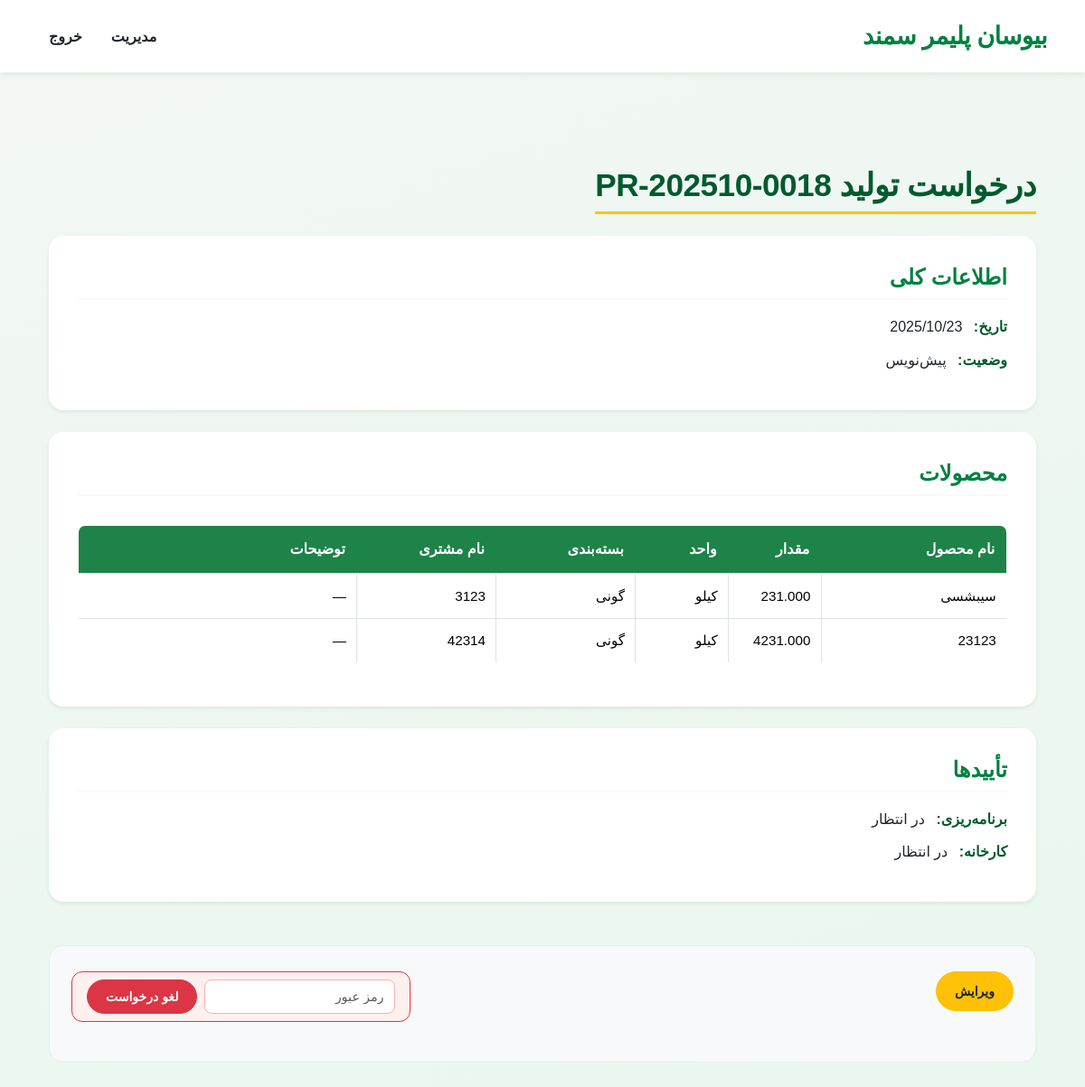
The page /planning/production/18/ (signed in) on the database its author committed.
### planning/models.py (models this page shows, shortened)
class ProductionRequest(models.Model):
    created_by = models.ForeignKey(User, on_delete=models.PROTECT, related_name="prodreq_created")
    created_at = models.DateTimeField(auto_now_add=True)
    status = models.CharField(max_length=32, choices=ProductionStatus.choices, default=ProductionStatus.DRAFT)
    request_date = models.DateField(auto_now_add=True)
    request_number = models.CharField(max_length=20, unique=True, editable=False)
    planning_signed_by = models.ForeignKey(User, null=True, blank=True, on_delete=models.SET_NULL, related_name="prodreq_planning_signed")
    planning_signed_at = models.DateTimeField(null=True, blank=True)
    factory_signed_by  = models.ForeignKey(User, null=True, blank=True, on_delete=models.SET_NULL, related_name="prodreq_factory_signed")
    factory_signed_at  = models.DateTimeField(null=True, blank=True)
    canceled_by = models.ForeignKey(User, null=True, blank=True, on_delete=models.SET_NULL, related_name="prodreq_canceled")
    canceled_at = models.DateTimeField(null=True, blank=True)
    cancel_reason = models.TextField(blank=True)
    class Meta:
        ordering = ["-created_at"]
    def can_edit_by(self, user):
        if self.status in [ProductionStatus.FACTORY_SIGNED, ProductionStatus.CANCELED]:
            return False
        if not getattr(user, "is_authenticated", False) or not hasattr(user, "profile"):
            return False
        role = user.profile.user_type
        if role in ["management", "factory_manager", "factory_planner"]:
            return True
        return False
    def can_sign_planning(self, user):
        return hasattr(user, "profile") and user.profile.user_type in ["factory_planner", "management"] and self.status == ProductionStatus.DRAFT
    def can_sign_factory(self, user):
        return hasattr(user, "profile") and user.profile.user_type in ["factory_manager", "management"] and self.status == ProductionStatus.PLANNING_SIGNED
    def can_cancel(self, user):
        if self.status in [ProductionStatus.FACTORY_SIGNED, ProductionStatus.CANCELED]:
            return False
        if not getattr(user, "is_authenticated", False) or not hasattr(user, "profile"):
            return False
        role = user.profile.user_type
        if role in ["management", "factory_manager", "factory_planner"]:
            return True
        return False

class ProductionItem(models.Model):
    request = models.ForeignKey(ProductionRequest, on_delete=models.CASCADE, related_name="items")
    product_name = models.CharField(max_length=200, verbose_name="نام محصول", blank=True)
    packaging_type = models.ForeignKey(
        PackagingType,
        on_delete=models.PROTECT,
        verbose_name="نوع بسته‌بندی"
    )
    quantity = models.DecimalField(max_digits=12, decimal_places=3, default=Decimal("1.000"), verbose_name="مقدار", null=True, blank=True)
    unit = models.ForeignKey(
        Unit,
        on_delete=models.PROTECT,
        verbose_name="واحد"
    )
    customer_name = models.CharField(max_length=200, verbose_name="نام مشتری", blank=True)
    description = models.TextField(blank=True, verbose_name="توضیحات")

### orders/models.py (models this page shows, shortened)
class Unit(models.Model):
    name = models.CharField(max_length=100, verbose_name="واحد اندازه‌گیری")
    is_active = models.BooleanField(default=True, verbose_name="فعال")
    display_order = models.IntegerField(default=0, verbose_name="ترتیب نمایش")
    class Meta:
        verbose_name = "واحد"
        verbose_name_plural = "واحد اندازه گیری"
        ordering = ["display_order", "name"]

class PackagingType(models.Model):
    name = models.CharField(max_length=100, verbose_name="نام نوع بسته‌بندی")
    is_active = models.BooleanField(default=True, verbose_name="فعال")
    display_order = models.IntegerField(default=0, verbose_name="ترتیب نمایش")
    class Meta:
        verbose_name = "نوع بسته‌بندی"
        verbose_name_plural = "انواع بسته‌بندی"
        ordering = ["display_order", "name"]

### planning/views.py (the view)
# urls.py: path("production/<int:pk>/", views.prodreq_detail, name="prodreq_detail"),
@login_required
def prodreq_detail(request, pk):
    req = get_object_or_404(ProductionRequest.objects.prefetch_related("items"), pk=pk)
    role = _role(request.user)
    if role == "factory_planner":
        template_name = "planning/details/planner_prodreq_detail.html"
    elif role == "factory_manager":
        template_name = "planning/details/manager_prodreq_detail.html"
    else:
        template_name = "planning/details/prodreq_detail.html"
    ctx = {
        "req": req,
        "role": role,
        "can_edit": req.can_edit_by(request.user),
        "can_sign_planning": req.can_sign_planning(request.user),
        "can_sign_factory": req.can_sign_factory(request.user),
        "can_cancel": req.can_cancel(request.user),
    }
    return render(request, template_name, ctx)

### planning/views.py (called while the page is built)
def _role(user):
    return getattr(getattr(user, "profile", None), "user_type", None)

### planning/templates/planning/details/prodreq_detail.html (shortened to what this page needs)
{% extends "base.html" %}
{% load static %}
{% block content %}
<link rel="stylesheet" href="{% static 'css/detail_styles.css' %}">
<div class="container mt-4" dir="rtl">
    <h2 class="page-title text-center mb-4">درخواست تولید {{ req.request_number }}</h2>
    <div class="card mb-4 shadow-sm">
        <div class="card-body">
            <h5 class="card-title mb-3">اطلاعات کلی</h5>
            <p><strong>تاریخ:</strong> {{ req.request_date|date:"Y/m/d" }}</p>
            <p><strong>وضعیت:</strong> {{ req.get_status_display }}</p>
        </div>
    </div>
    <div class="card mb-4 shadow-sm">
        <div class="card-body">
            <h5 class="card-title mb-3">محصولات</h5>
            <div class="table-responsive">
                <table class="table table-bordered align-middle prodreq-detail-table">
                    <thead>
                        <tr>
                            <th>نام محصول</th>
                            <th>مقدار</th>
                            <th>واحد</th>
                            <th>بسته‌بندی</th>
                            <th>نام مشتری</th>
                            <th>توضیحات</th>
                        </tr>
                    </thead>
                    <tbody>
                        {% for it in req.items.all %}
                        <tr>
                            <td>{{ it.product_name }}</td>
                            <td>{{ it.quantity }}</td>
                            <td>{{ it.unit.name }}</td>
                            <td>{{ it.packaging_type.name }}</td>
                            <td>{{ it.customer_name }}</td>
                            <td>{{ it.description|default:"—" }}</td>
                        </tr>
                        {% empty %}
                        <tr>
                            <td colspan="6" class="text-muted text-center">محصولی ثبت نشده است.</td>
                        </tr>
                        {% endfor %}
                    </tbody>
                </table>
            </div>
        </div>
    </div>
    <div class="card mb-4 shadow-sm">
        <div class="card-body">
            <h5 class="card-title mb-3">تأییدها</h5>
            <p><strong>برنامه‌ریزی:</strong>
                {% if req.planning_signed_by %}
                {{ req.planning_signed_by.get_full_name|default:req.planning_signed_by.username }} در
                {{ req.planning_signed_at|date:"Y/m/d H:i" }}
                {% else %}در انتظار{% endif %}
            </p>
            <p><strong>کارخانه:</strong>
                {% if req.factory_signed_by %}
                {{ req.factory_signed_by.get_full_name|default:req.factory_signed_by.username }} در
                {{ req.factory_signed_at|date:"Y/m/d H:i" }}
                {% else %}در انتظار{% endif %}
            </p>
        </div>
    </div>
    {% if can_edit or can_sign_planning or can_sign_factory or can_cancel %}
    <div class="order-actions-container">
        <div class="top-actions d-flex justify-content-between align-items-start mb-3 py-1">
            <div class="d-flex gap-2">
                 {% if can_edit %}<a href="{% url 'planning:prodreq_update' req.pk %}" class="btn btn-warning btn-sm">ویرایش</a>{% endif %}
            </div>
            <div>
                {% if can_cancel %}
                <form method="post" action="{% url 'planning:cancel_prodreq' req.pk %}" class="cancel-form d-flex gap-2">
                <input type="password" name="confirm_password" placeholder="رمز عبور" required class="form-control form-control-sm w-auto">
                <button type="submit" class="btn btn-danger btn-sm">لغو درخواست</button>
                </form>
                {% endif %}
            </div>
        </div>
    </div>
    {% endif %}
</div>
{% endblock %}

### static/css/main.css (style rules this page uses)
:root { --bsp-primary-color: #008040; --bsp-accent-color: #008040; --bsp-secondary-color: #005a2e; --bsp-background-light: #F8F9FA; --bsp-surface-white: #FFFFFF; --bsp-text-dark: #212529; --bsp-yellow-accent: #FFC300; --color-bg-light: #f3f7f4; }
body { background: linear-gradient(160deg, var(--color-bg-light), #e8f7ee); font-family: 'Vazirmatn', sans-serif; background-color: var(--bsp-background-light); color: var(--bsp-text-dark); line-height: 1.7; }

### static/css/detail_styles.css (style rules this page uses)
:root { --bsp-primary-color: #008040; --bsp-accent-color: #FFC300; --bsp-secondary-color: #005a2e; --bsp-background-light: #F8F9FA; --bsp-surface-white: #FFFFFF; --bsp-text-dark: #212529; --bsp-danger: #dc3545; --bsp-warning: #ffc107; --bsp-info: #005a2e; --btn-height: 2.75rem; --input-width: 10rem; --color-bg-light: #f3f7f4; }
body { background: linear-gradient(160deg, var(--color-bg-light), #e8f7ee); }
.container.mt-4 { padding-top: 2rem; padding-bottom: 4rem; }
h2.page-title { color: var(--bsp-secondary-color); font-weight: 800; font-size: 2.2rem; letter-spacing: -0.5px; border-bottom: 3px solid var(--bsp-accent-color); padding-bottom: 0.5rem; display: inline-block; }
.container .card { border: none; border-radius: 1rem; box-shadow: 0 8px 25px rgba(0, 0, 0, 0.08); transition: transform 0.3s ease; }
.card-body { padding: 2rem; }
.card-title { color: var(--bsp-primary-color); font-weight: 700; font-size: 1.5rem; margin-bottom: 1.5rem; border-bottom: 2px solid var(--bsp-background-light); padding-bottom: 0.5rem; text-align: right; }
.card-body p { line-height: 1.8; margin-bottom: 0.5rem; font-size: 1rem; text-align: right; }
.card-body strong { color: var(--bsp-secondary-color); font-weight: 700; margin-left: 0.5rem; }
.table { border-radius: 0.5rem; overflow: hidden; border: 1px solid #dee2e6; margin-top: 1rem; text-align: right; }
.table thead th { background-color: #1D8348; color: var(--bsp-surface-white); font-weight: 600; padding: 0.8rem; border: none; text-align: right; }
.table tbody td { padding: 0.7rem; font-size: 0.95rem; vertical-align: middle; text-align: right; }
.order-actions-container { margin-top: 3rem; padding: 1.5rem; border: 1px solid #e9ecef; border-radius: 1rem; background-color: var(--bsp-background-light); }
.order-actions-container .top-actions { justify-content: space-between; align-items: center; }
.order-actions-container .btn { border-radius: 50px; font-weight: 600; padding: 0.5rem 1.25rem; transition: all 0.3s; height: var(--btn-height); line-height: 1.5; display: flex; align-items: center; justify-content: center; white-space: nowrap; }
.order-actions-container .btn-warning { background-color: var(--bsp-warning); border-color: var(--bsp-warning); color: var(--bsp-text-dark); }
.order-actions-container .cancel-form { align-items: center; background-color: #fff0f0; border: 1px solid var(--bsp-danger); border-radius: 0.75rem; padding: 0.5rem 1rem; max-width: fit-content; }
.order-actions-container .cancel-form .form-control { border-radius: 0.5rem; border: 1px solid #ffafaf; background-color: var(--bsp-surface-white); font-size: 0.9rem; padding: 0.5rem 0.7rem; width: var(--input-width); height: calc(var(--btn-height) - 0.4rem); }
.order-actions-container .btn-danger { background-color: var(--bsp-danger); border-color: var(--bsp-danger); font-weight: 700; height: calc(var(--btn-height) - 0.4rem); }
.prodreq-detail-table th:nth-child(1), .prodreq-detail-table td:nth-child(1) { width: 20%; }
.prodreq-detail-table th:nth-child(2), .prodreq-detail-table td:nth-child(2) { width: 10%; }
.prodreq-detail-table th:nth-child(3), .prodreq-detail-table td:nth-child(3) { width: 10%; }
.prodreq-detail-table th:nth-child(4), .prodreq-detail-table td:nth-child(4) { width: 15%; }
.prodreq-detail-table th:nth-child(5), .prodreq-detail-table td:nth-child(5) { width: 15%; }
.prodreq-detail-table th:nth-child(6), .prodreq-detail-table td:nth-child(6) { width: 30%; }

### rows shown on the page
ProductionRequest: request_number "PR-202510-0018", request_date "2025/10/23", status "پیش‌نویس"
ProductionItem: product_name "سیبشسی", quantity "231.000", unit.name "کیلو", packaging_type.name "گونی", customer_name "3123", description "—"
ProductionItem: product_name "23123", quantity "4231.000", unit.name "کیلو", packaging_type.name "گونی", customer_name "42314", description "—"
